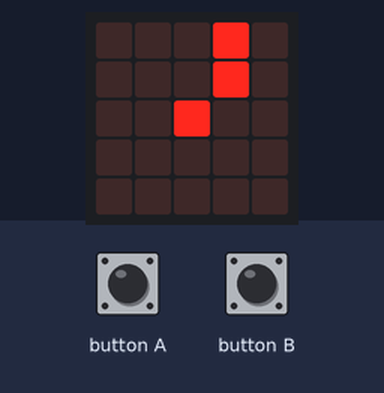
The program below on a simulated BBC micro:bit running MicroPython. Parts: the board's 5×5 LED display.

Above: at 0.1 s.
At 1.1 s:
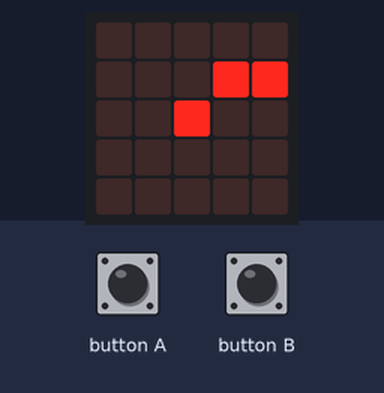
At 2.1 s:
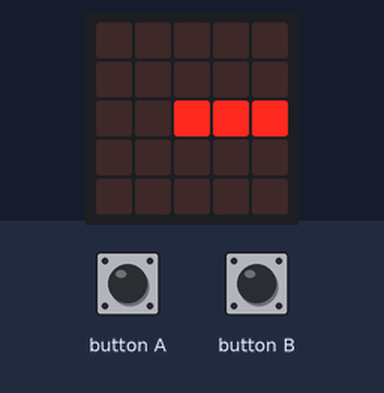
At 3.1 s:
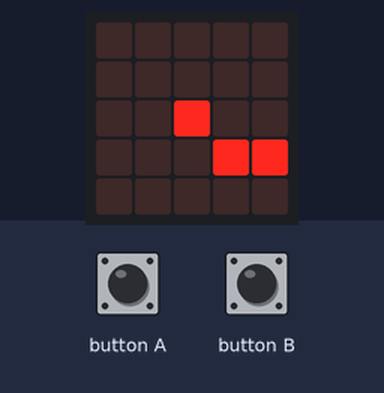

The program:

hello.py
```python
from microbit import *

while True:
    display.show(Image.CLOCK1)
    sleep(1000)
    display.show(Image.CLOCK2)
    sleep(1000)
    display.show(Image.CLOCK3)
    sleep(1000)
    display.show(Image.CLOCK4)
    sleep(1000)

while True:
    if button_a.is_pressed():
        display.show("A")
    if button_b.is_pressed():
        display.show("B")
    if pin0.is_touched():
        display.show(0)
    if pin1.is_touched():
        display.show(1)
```

Measured:
- by itself, everything shown: repeats every 4.0 s, in 4 steps
- what the display in image 1 shows lasts 1.0 s, from 1.0 s to 2.0 s
